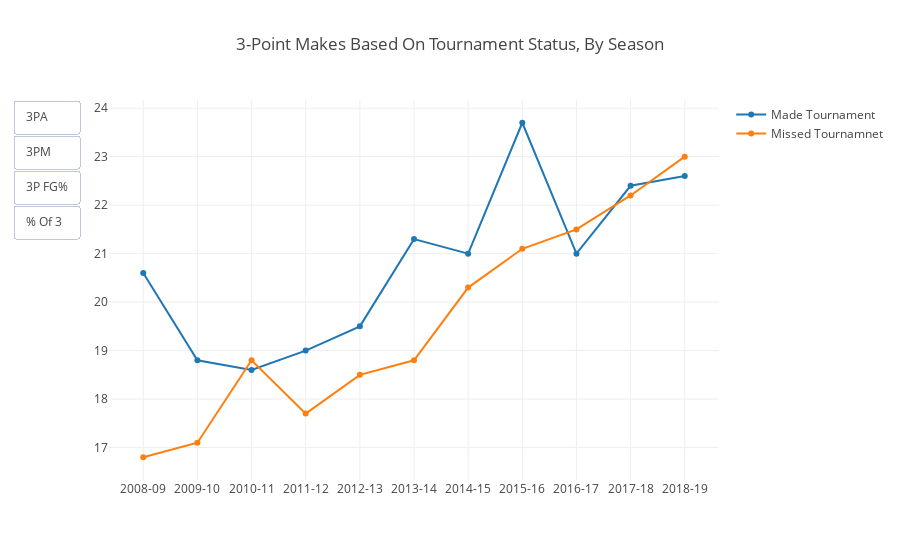

Notebook source saved alongside this figure:
### Code cell
confnames = (df['Conference'].unique())
byconf = df.groupby(['Conference', 'Season'],as_index=False).sum()

bytourney = threestats.groupby(['Tourney','Season'],as_index=False).mean()
bytourney.head()

tourney = bytourney[(bytourney['Tourney'] == 1)]
tourney = tourney.copy()
missedtourney = bytourney[(bytourney['Tourney'] == 0)]
missedtourney = missedtourney.copy()


made_3pa = go.Scatter(
    x = tourney['Season'],
    y = round((tourney['3PA']),1),
    name = 'Made Tournament')

missed_3pa = go.Scatter(
    x = byconf['Season'],
    y = round((missedtourney['3PA']),1),
    name = 'Missed Tournamnet')


made_3pm = go.Scatter(
    x = byconf['Season'],
    y = round((tourney['3PM']),1),
    name = 'Made Tournament',
    visible=False)

missed_3pm = go.Scatter(
    x = byconf['Season'],
    y = round((missedtourney['3PM']),1),
    name = 'Missed Tournamnet',
    visible=False)



made_3pct = go.Scatter(
    x = byconf['Season'],
    y = round((tourney['3PPCT']),1),
    name = 'Made Tournament',
    visible=False)

missed_3pct = go.Scatter(
    x = byconf['Season'],
    y = round((missedtourney['3PPCT']),1),
    name = 'Missed Tournamnet',
    visible=False)



made_pctof3 = go.Scatter(
    x = byconf['Season'],
    y = round((tourney['3PA'] / tourney['FGA'])*100,1),
    name = 'Made Tournament',
    visible=False)

missed_pctof3 = go.Scatter(
    x = byconf['Season'],
    y = round((missedtourney['3PA'] / missedtourney['FGA'])*100,1),
    name = 'Missed Tournamnet',
    visible=False)



data=[made_3pa, missed_3pa, made_3pm, missed_3pm, made_3pct, missed_3pct, made_pctof3, missed_pctof3]


updatemenus = list([
    dict(type="buttons",
         active=-1,
         buttons=list([
            dict(label = '3PA',
                 method = 'update',
                 args = [{'visible': [True]*2 + [False]*6},
                         {'title': '3-Point Makes Based On Tournament Status, By Season'}]),

            dict(label = '3PM',
                 method = 'update',
                 args = [{'visible': [False]*2 + [True]*2 + [False]*4},
                         {'title': '3-Point Attempts Based On Tournament Status, By Season'}]),

            dict(label = '3P FG%',
                 method = 'update',
                 args = [{'visible': [False]*4 + [True]*2 + [False]*2},
                         {'title': '3-Point Field Goal Percentage Based On Tournament Status, By Season'}]),
             dict(label = '% Of 3',
                 method = 'update',
                 args = [{'visible': [False]*6 + [True]*2},
                         {'title': 'Percentage of 3-Point Field Goals Based On Tournament Status, By Season'}]),
        ]),
    )
])


layout = dict( 
    title = '3-Point Makes Based On Tournament Status, By Season',
    xaxis=dict(type='category'),
    updatemenus=updatemenus
)
    

fig = dict(data=data, layout=layout)

iplot(fig, filename = 'tourneythrees')

### Figure 1 — Plotly figure (JSON) as saved in the notebook; plotly's stock layout.template omitted (floating-point values rounded to 4 significant figures)
{"data": [{"name": "Made Tournament", "type": "scatter", "uid": "eb73d2b6-da66-4bdc-8f9a-e0772074b2b2", "x": ["2008-09", "2009-10", "2010-11", "2011-12", "2012-13", "2013-14", "2014-15", "2015-16", "2016-17", "2017-18", "2018-19"], "y": [20.6, 18.8, 18.6, 19, 19.5, 21.3, 21, 23.7, 21, 22.4, 22.6]}, {"name": "Missed Tournamnet", "type": "scatter", "uid": "74f69d9b-188d-4fa9-bc3a-b914a91a2f37", "x": ["2008-09", "2009-10", "2010-11", "2011-12", "2012-13", "2013-14", "2014-15", "2015-16", "2016-17", "2017-18", "2018-19", "2008-09", "2009-10", "2010-11", "2011-12", "2012-13", "2013-14", "2014-15", "2015-16", "2016-17", "2017-18", "2018-19", "2008-09", "2009-10", "2010-11", "2011-12", "2012-13", "2013-14", "2014-15", "2015-16", "2016-17", "2017-18", "2018-19"], "y": [16.8, 17.1, 18.8, 17.7, 18.5, 18.8, 20.3, 21.1, 21.5, 22.2, 23]}, {"name": "Made Tournament", "type": "scatter", "uid": "83a864a9-8ad8-4982-b34d-ff01922f2632", "visible": false, "x": ["2008-09", "2009-10", "2010-11", "2011-12", "2012-13", "2013-14", "2014-15", "2015-16", "2016-17", "2017-18", "2018-19", "2008-09", "2009-10", "2010-11", "2011-12", "2012-13", "2013-14", "2014-15", "2015-16", "2016-17", "2017-18", "2018-19", "2008-09", "2009-10", "2010-11", "2011-12", "2012-13", "2013-14", "2014-15", "2015-16", "2016-17", "2017-18", "2018-19"], "y": [7.5, 6.5, 6.7, 6.8, 6.8, 7.6, 7.8, 8.7, 7.8, 8.3, 8.3]}, {"name": "Missed Tournamnet", "type": "scatter", "uid": "bc8d30fa-b06a-47d5-ab46-3898308b3814", "visible": false, "x": ["2008-09", "2009-10", "2010-11", "2011-12", "2012-13", "2013-14", "2014-15", "2015-16", "2016-17", "2017-18", "2018-19", "2008-09", "2009-10", "2010-11", "2011-12", "2012-13", "2013-14", "2014-15", "2015-16", "2016-17", "2017-18", "2018-19", "2008-09", "2009-10", "2010-11", "2011-12", "2012-13", "2013-14", "2014-15", "2015-16", "2016-17", "2017-18", "2018-19"], "y": [5.5, 5.6, 6.2, 6, 6.1, 6.2, 6.9, 7.4, 7.5, 7.7, 7.9]}, {"name": "Made Tournament", "type": "scatter", "uid": "5ab3b8ec-0628-46f7-8044-673217e1cdb8", "visible": false, "x": ["2008-09", "2009-10", "2010-11", "2011-12", "2012-13", "2013-14", "2014-15", "2015-16", "2016-17", "2017-18", "2018-19", "2008-09", "2009-10", "2010-11", "2011-12", "2012-13", "2013-14", "2014-15", "2015-16", "2016-17", "2017-18", "2018-19", "2008-09", "2009-10", "2010-11", "2011-12", "2012-13", "2013-14", "2014-15", "2015-16", "2016-17", "2017-18", "2018-19"], "y": [36.6, 34.6, 35.6, 35.4, 34.8, 35.6, 37, 37, 37, 37.2, 36.9]}, {"name": "Missed Tournamnet", "type": "scatter", "uid": "95d9f01b-3e4a-40ca-ab06-f28faacb7c42", "visible": false, "x": ["2008-09", "2009-10", "2010-11", "2011-12", "2012-13", "2013-14", "2014-15", "2015-16", "2016-17", "2017-18", "2018-19", "2008-09", "2009-10", "2010-11", "2011-12", "2012-13", "2013-14", "2014-15", "2015-16", "2016-17", "2017-18", "2018-19", "2008-09", "2009-10", "2010-11", "2011-12", "2012-13", "2013-14", "2014-15", "2015-16", "2016-17", "2017-18", "2018-19"], "y": [32.5, 32.5, 32.9, 33.8, 33, 32.9, 33.9, 34.6, 34.8, 34.5, 34.2]}, {"name": "Made Tournament", "type": "scatter", "uid": "438edbfc-64b6-40a1-a7ca-77b306d57ac8", "visible": false, "x": ["2008-09", "2009-10", "2010-11", "2011-12", "2012-13", "2013-14", "2014-15", "2015-16", "2016-17", "2017-18", "2018-19", "2008-09", "2009-10", "2010-11", "2011-12", "2012-13", "2013-14", "2014-15", "2015-16", "2016-17", "2017-18", "2018-19", "2008-09", "2009-10", "2010-11", "2011-12", "2012-13", "2013-14", "2014-15", "2015-16", "2016-17", "2017-18", "2018-19"], "y": [35, 31.8, 31.6, 32.1, 33.2, 34.9, 35.2, 37.8, 33.9, 36.6, 37.3]}, {"name": "Missed Tournamnet", "type": "scatter", "uid": "48e7a153-bf03-4d75-8598-e264d2116ea7", "visible": false, "x": ["2008-09", "2009-10", "2010-11", "2011-12", "2012-13", "2013-14", "2014-15", "2015-16", "2016-17", "2017-18", "2018-19", "2008-09", "2009-10", "2010-11", "2011-12", "2012-13", "2013-14", "2014-15", "2015-16", "2016-17", "2017-18", "2018-19", "2008-09", "2009-10", "2010-11", "2011-12", "2012-13", "2013-14", "2014-15", "2015-16", "2016-17", "2017-18", "2018-19"], "y": [29, 29.2, 32.1, 30.7, 31.6, 31.1, 34.1, 34.8, 35.2, 36.4, 37]}], "layout": {"title": {"text": "3-Point Makes Based On Tournament Status, By Season"}, "updatemenus": [{"active": -1, "buttons": [{"args": [{"visible": [true, true, false, false, false, false, false, false]}, {"title": "3-Point Makes Based On Tournament Status, By Season"}], "label": "3PA", "method": "update"}, {"args": [{"visible": [false, false, true, true, false, false, false, false]}, {"title": "3-Point Attempts Based On Tournament Status, By Season"}], "label": "3PM", "method": "update"}, {"args": [{"visible": [false, false, false, false, true, true, false, false]}, {"title": "3-Point Field Goal Percentage Based On Tournament Status, By Season"}], "label": "3P FG%", "method": "update"}, {"args": [{"visible": [false, false, false, false, false, false, true, true]}, {"title": "Percentage of 3-Point Field Goals Based On Tournament Status, By Season"}], "label": "% Of 3", "method": "update"}], "type": "buttons"}], "xaxis": {"type": "category"}}}
